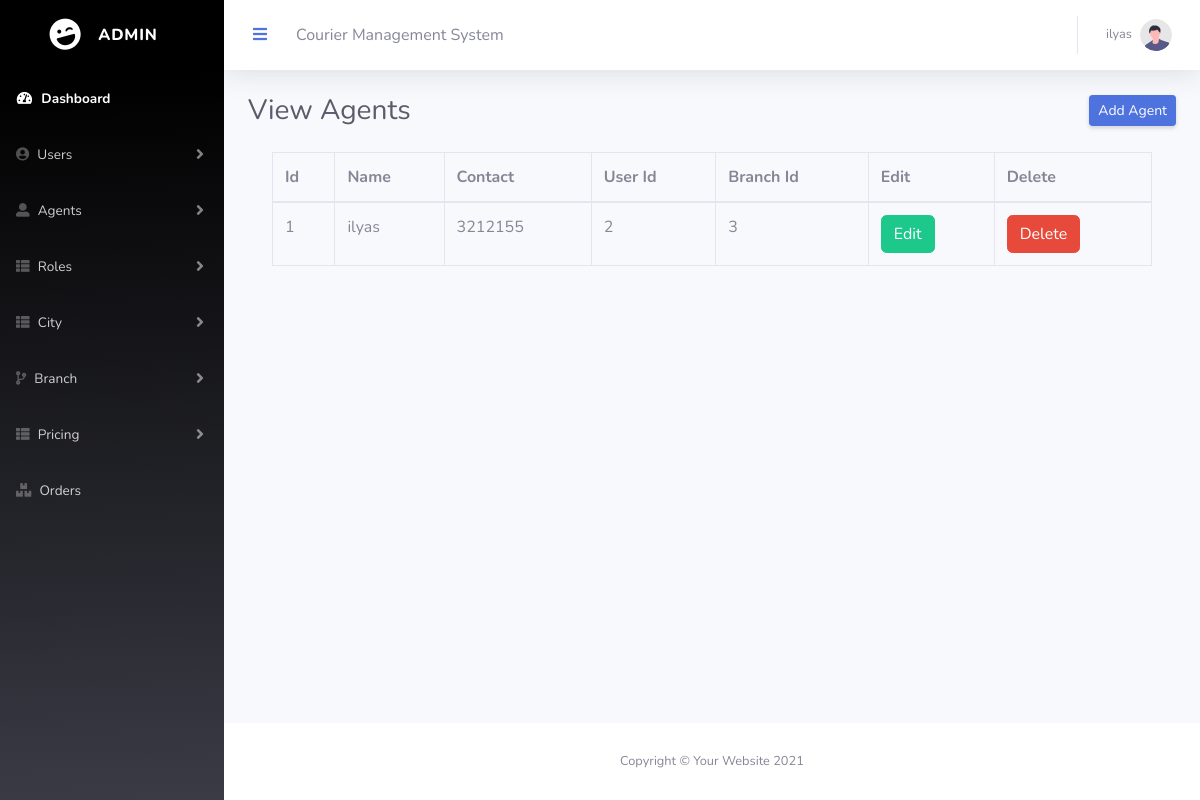
The app's page /Eproject/admin/agentlist.php (signed in), older data.
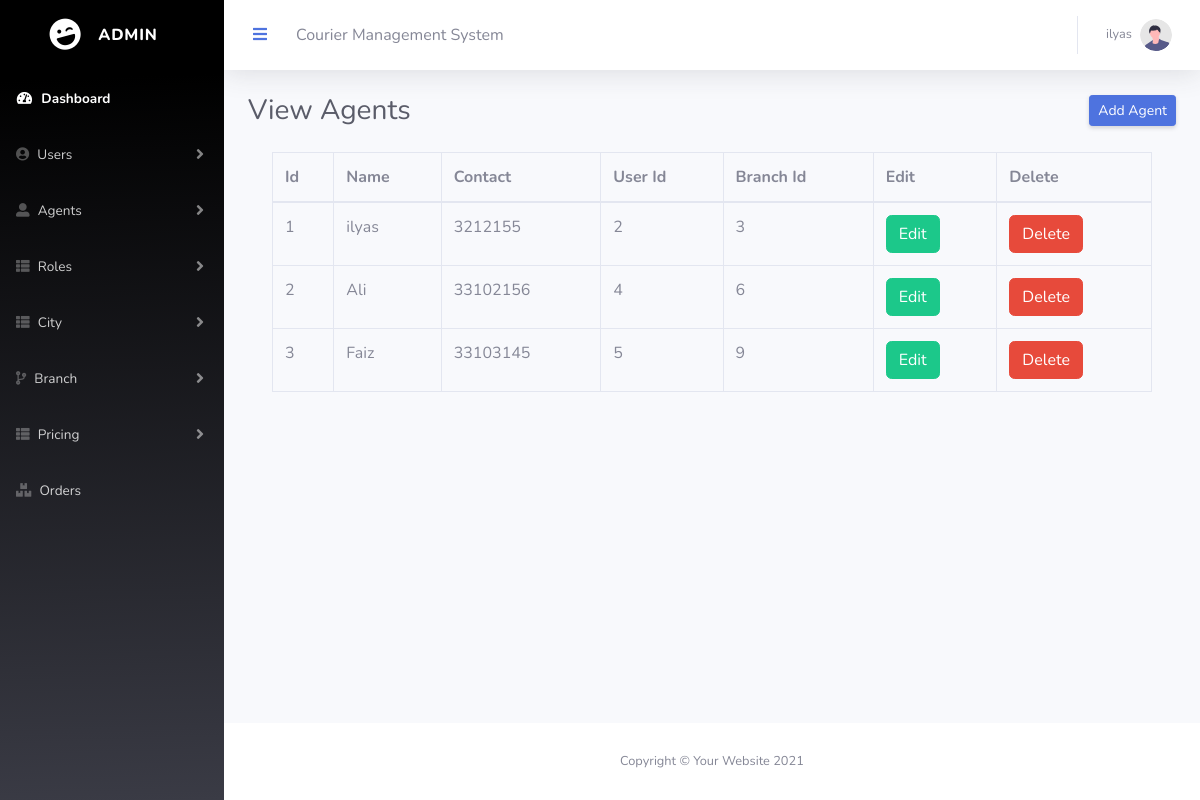
The same page, newer data.
### tables this page shows
CREATE TABLE `tbl_agent` (
  `a_id` int(11) NOT NULL,
  `u_id` int(11) NOT NULL,
  `a_contact` int(11) NOT NULL,
  `b_id` int(11) NOT NULL,
  `status` int(11) NOT NULL,
  `agent_name` varchar(200) NOT NULL
);

### Eproject/admin/agentlist.php (the view, shortened to what this page needs)
<?php
include('connection.php');
$select_q ='SELECT * FROM `tbl_agent` WHERE status=0';
$run_q = mysqli_query($conn, $select_q);
?>
<!DOCTYPE html>
<html lang="en">
<head>
    <link href="vendor/fontawesome-free/css/all.min.css" rel="stylesheet" type="text/css">
    <link href="css/sb-admin-2.min.css" rel="stylesheet">
</head>
<body id="page-top">
    <div id="wrapper">
       <?php include('sidebar.php')?>
        <div id="content-wrapper" class="d-flex flex-column">
            <div id="content">
                <?php include('topbar.php')?>
                <div class="container-fluid">
                    <div class="d-sm-flex align-items-center justify-content-between mb-4">
                        <h1 class="h3 mb-0 text-gray-800">View Agents</h1>
                        <a href="agentadd.php" class="d-none d-sm-inline-block btn btn-sm btn-primary shadow-sm"> Add Agent</a>
                    </div>
<div class="container">
<table class="table table-bordered">
  <thead>
    <tr>
      <th>Id</th>
      <th>Name</th>
      <th>Contact</th>
      <th>User Id</th>
      <th>Branch Id</th>
      <th>Edit</th>
      <th>Delete</th>
    </tr>
  </thead>
  <tbody>
    <?php while($row = mysqli_fetch_array($run_q)){?>
    <tr>
    <td><?php echo $row['a_id'];?></td>
      <td><?php echo $row['agent_name'];?></td>
      <td><?php echo $row['a_contact'];?></td>
      <td><?php echo $row['u_id'];?></td>
      <td><?php echo $row['b_id'];?></td>
      <td><a href="editagent.php?id=<?php echo $row['a_id'];?>" class="btn btn-success">Edit</a></td>
      <td><a href="deleteagent.php?id=<?php echo $row['a_id'];?>" class="btn btn-danger">Delete</a></td>
    </tr>
  <?php } ?>
  </tbody>
</table>
</div>
                </div>
            </div>
       <?php include('footer.php')?>
        </div>
    </div>
</body>
</html>

### Eproject/admin/sidebar.php (shortened to what this page needs)
<ul class="navbar-nav bg-gradient-primary sidebar sidebar-dark accordion" id="accordionSidebar">
<a class="sidebar-brand d-flex align-items-center justify-content-center" href="index.html">
<div class="sidebar-brand-icon rotate-n-15">
                    <i class="fas fa-laugh-wink"></i>
                </div>
    <div class="sidebar-brand-text mx-3">Admin</div>
</a>
<li class="nav-item active">
    <a class="nav-link" href="dashboard.php">
        <i class="fas fa-fw fa-tachometer-alt"></i>
        <span>Dashboard</span></a>
</li>
<li class="nav-item">
                <a class="nav-link collapsed" href="#" data-toggle="collapse" data-target="#collapseUtilities"
                    aria-expanded="true" aria-controls="collapseUtilities">
                    <i class='fas fa-user-circle'></i>
                    <span>Users</span>
                </a>
            </li>
<li class="nav-item">
    <a class="nav-link collapsed" href="#" data-toggle="collapse" data-target="#collapseTwo"
        aria-expanded="true" aria-controls="collapseTwo">
        <i class='fas fa-user-alt'></i>
        <span>Agents</span>
    </a>
</li>
<li class="nav-item">
                <a class="nav-link collapsed" href="#" data-toggle="collapse" data-target="#collapsePages"
                    aria-expanded="true" aria-controls="collapsePages">
                    <i class='fas fa-th-list'></i>
                    <span>Roles</span>
                </a>
            </li>
            <li class="nav-item">
                <a class="nav-link collapsed" href="#" data-toggle="collapse" data-target="#collapsecity"
                    aria-expanded="true" aria-controls="collapsecity">
                    <i class='fas fa-th-list'></i>
                    <span>City</span>
                </a>
            </li>
<li class="nav-item">
                <a class="nav-link collapsed" href="#" data-toggle="collapse" data-target="#collapsebranch"
                    aria-expanded="true" aria-controls="collapsebranch">
                    <i class='fas fa-code-branch'></i>
                    <span>Branch</span>
                </a>
            </li>
            <li class="nav-item">
                <a class="nav-link collapsed" href="#" data-toggle="collapse" data-target="#collapsepricing"
                    aria-expanded="true" aria-controls="collapsepricing">
                    <i class='fas fa-th-list'></i>
                    <span>Pricing</span>
                </a>
            </li>
<li class="nav-item">
    <a class="nav-link" href="orders.php">
    <i class='fas fa-boxes'></i>
        <span>Orders</span></a>
</li>
</ul>

### Eproject/admin/topbar.php (shortened to what this page needs)
<nav class="navbar navbar-expand navbar-light bg-white topbar mb-4 static-top shadow">
<button id="sidebarToggleTop" class="btn btn-link rounded-circle mr-3">
    <i class="fa fa-bars"></i>
</button>Courier Management System
<ul class="navbar-nav ml-auto">
    <li class="nav-item dropdown no-arrow">
        <a class="nav-link dropdown-toggle" href="#" id="userDropdown" role="button"
            data-toggle="dropdown" aria-haspopup="true" aria-expanded="false">
            <span class="mr-2 d-none d-lg-inline text-gray-600 small" >
<?php echo $_SESSION['user_name'];?>
            </span>
            <img class="img-profile rounded-circle"
                src="img/undraw_profile.svg">
        </a>
    </li>
</ul>
</nav>

### Eproject/admin/footer.php
<footer class="sticky-footer bg-white">
                <div class="container my-auto">
                    <div class="copyright text-center my-auto">
                        <span>Copyright &copy; Your Website 2021</span>
                    </div>
                </div>
            </footer>

### Eproject/admin/agentlist.php (style rules this page uses)
.bg-gradient-primary { background-color: #3a3b45; background-image: linear-gradient(178deg,#000 10%,#3a3b45 100%); }

Row changes from the older to the newer data that the page shows:
added tbl_agent: a_id "2", agent_name "Ali", a_contact "33102156", u "4", b "6"
added tbl_agent: a_id "3", agent_name "Faiz", a_contact "33103145", u "5", b "9"
